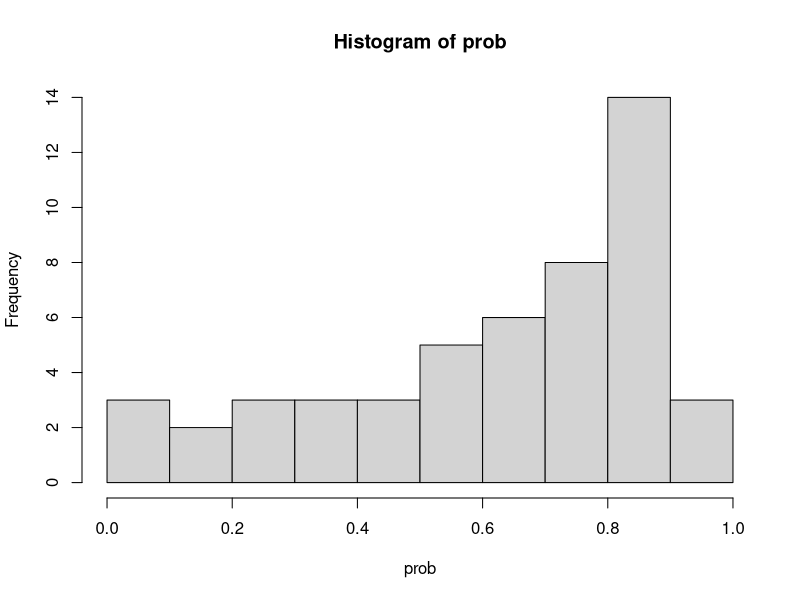
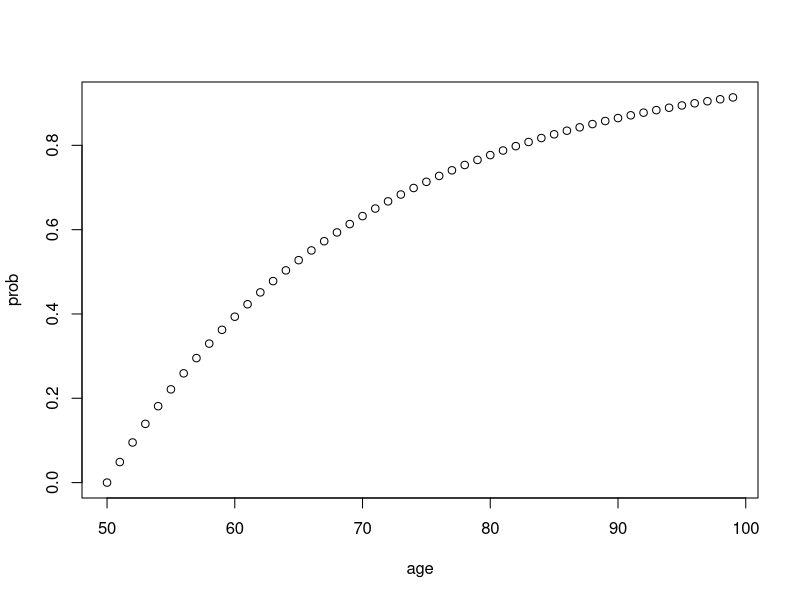
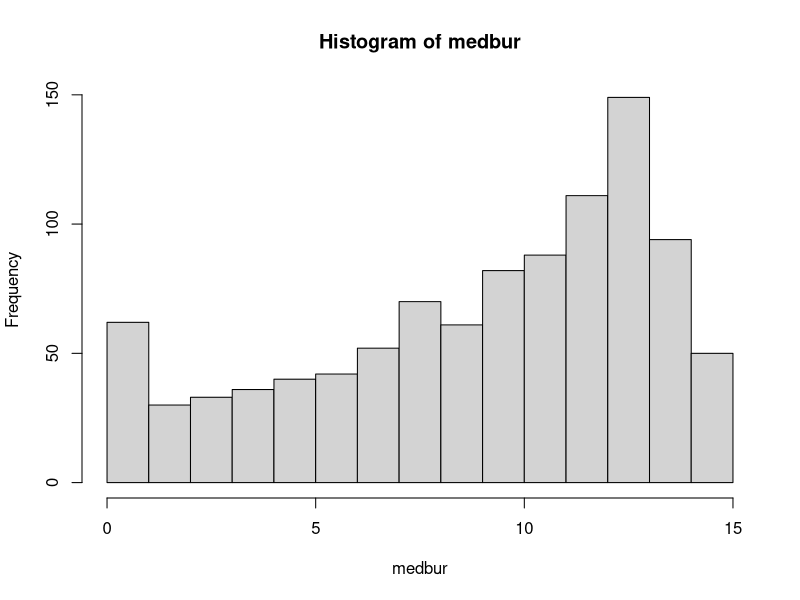

R code for these plots, in order: (Note: this script raises an error after producing the figures.)
## Distribution of medical burden by age
# Multimorbid condition count -- continuous variable 0-15
# Assume exponential


rate <-  0.05
age <- 50:99
prob <- 1 - exp(-rate * (age-50))
hist(prob)

prob <- pmin(pmax(prob, 0), 1)


random <- runif(1000)
medbur <- qbinom(random, size = 15, prob = prob)

plot(age, prob)
hist(medbur)
plot(age,medbur)


# Starting MEDBUR - these values achieve approximately a mean of 2 and variance of 1.5
samples <- round(rbeta(n=100, 0.4, 18) * 15, 0)
hist(samples)
prop.table(table(samples))
mean(samples)

samples2 <- round(rbeta(n = 100, shape1 = 2, shape2 = 18) * 15,0)
hist(samples2)
prop.table(table(samples2))
mean(samples2)


# Starting EDU
mean_desired <- 10.9
sd_desired <- 5
max_value <- 25

# Scaled mean and variance
scaled_mean <- mean_desired / max_value
scaled_variance <- (sd_desired^2) / (max_value^2)

# Calculate alpha and beta
alpha <- scaled_mean * ((scaled_mean * (1 - scaled_mean)) / scaled_variance - 1)
beta <- (1 - scaled_mean) * ((scaled_mean * (1 - scaled_mean)) / scaled_variance - 1)


samples <- rbeta(100, alpha, beta) * max_value
hist(samples)
mean(samples)
sd(samples)


